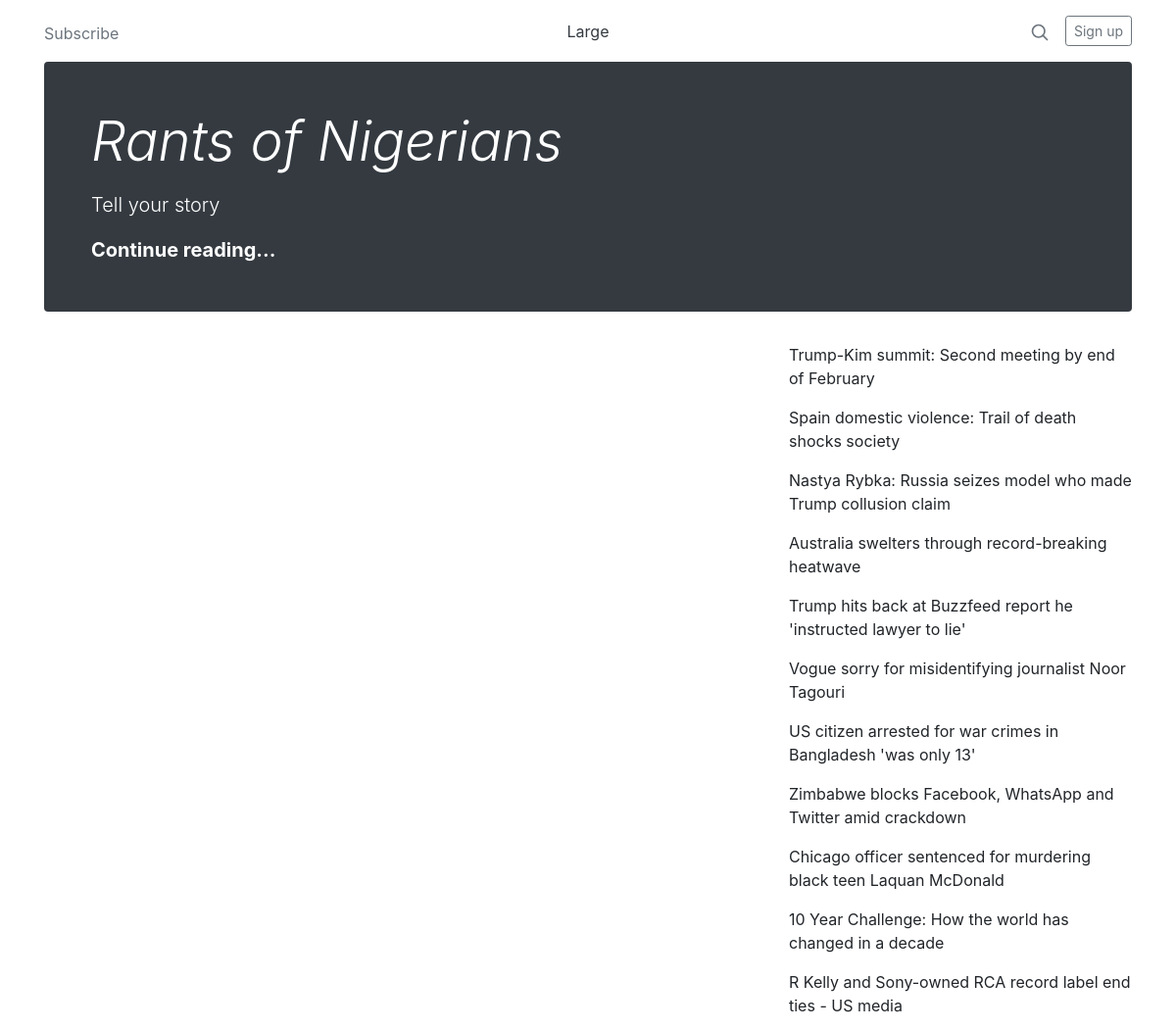
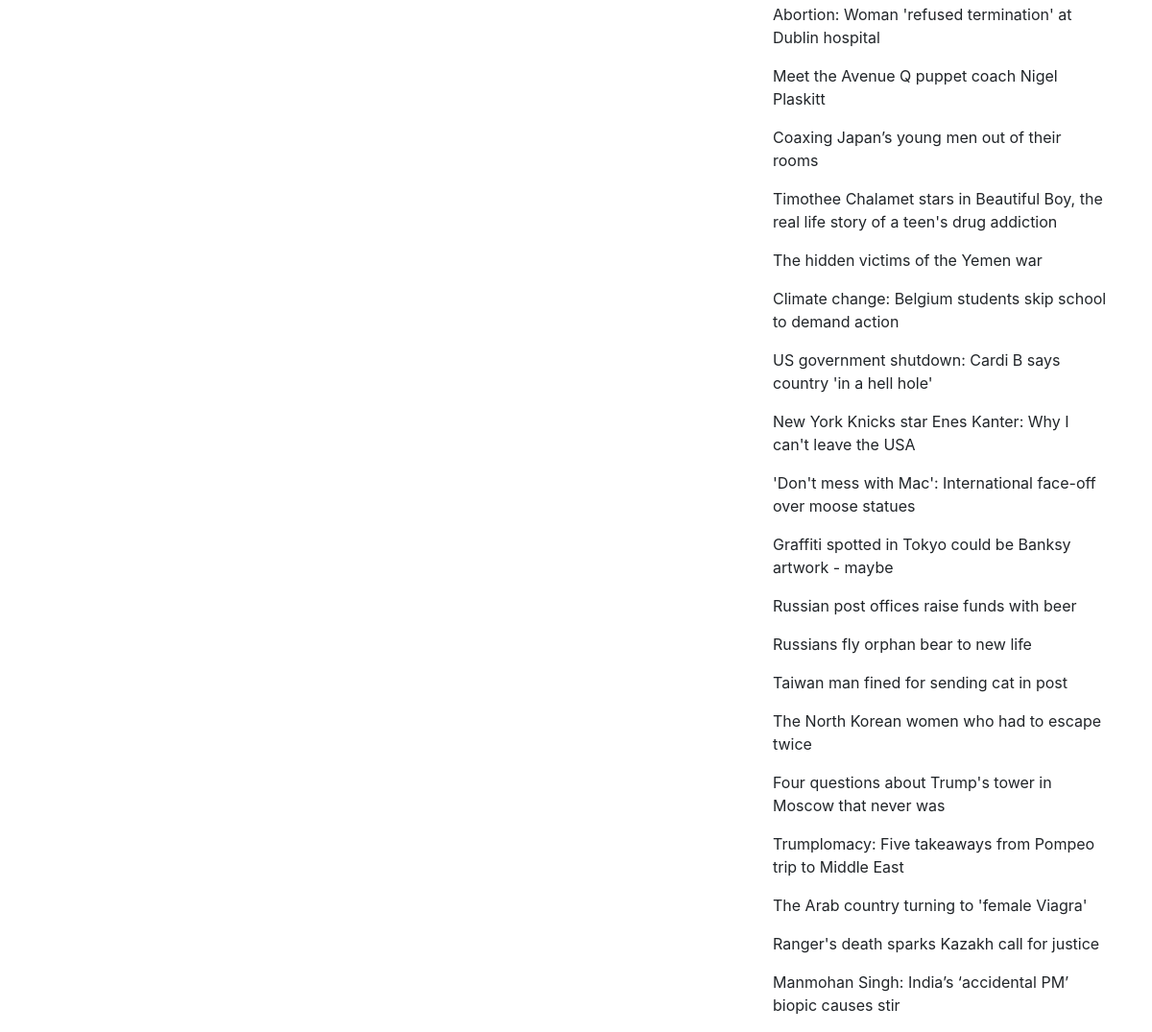
Page /feeds/ on the committed database (2 pictures, top to bottom).
### rssfeed/models.py (models this page shows, shortened)
class Article(models.Model):
    feed = models.ForeignKey(Feed,  on_delete=models.CASCADE)
    title = models.CharField( max_length=300)
    publication_date = models.DateTimeField(default=timezone.now)
    description = models.TextField()
    class Meta:
        verbose_name = ("Article")
        verbose_name_plural = ("Articles")

### rssfeed/views.py (the view)
# urls.py: path('', ArticleListView.as_view(), name='articles' ),
class ArticleListView(ListView):
    model = Article
    template_name = "rssfeed/articles_list.html"

### templates/rssfeed/articles_list.html
{% extends "home.html" %}
{% block articles %}
{% for article in object_list  %}
    <p>
      {{ article.title }}
    </p>
{% endfor %}
{% endblock articles %}

### templates/home.html (shortened to what this page needs)
{% extends "base.html" %}
{% block content %}
  <div class="container">
     <header class="blog-header py-3">
    <div class="row flex-nowrap justify-content-between align-items-center">
      <div class="col-4 pt-1">
        <a class="text-muted" href="#">Subscribe</a>
      </div>
      <div class="col-4 text-center">
        <a class="blog-header-logo text-dark" href="#">Large</a>
      </div>
      <div class="col-4 d-flex justify-content-end align-items-center">
        <a class="text-muted" href="#">
        </a>
        <a class="btn btn-sm btn-outline-secondary" href="#">Sign up</a>
      </div>
    </div>
  </header>
   <div class="jumbotron p-3 p-md-5 text-white rounded bg-dark">
    <div class="col-md-6 px-0">
      <h1 class="display-4 font-italic">Rants of Nigerians</h1>
      <p class="lead my-3">Tell your story</p>
      <p class="lead mb-0"><a href="#" class="text-white font-weight-bold">Continue reading...</a></p>
    </div>
  </div>
  <div class=row>
    <div class="col-sm-8">
    </div>
    <div class="col-sm">
      {% block articles %}
       {% endblock articles %}
    </div>
  </div>
  </div>
{% endblock content %}

### templates/base.html (shortened to what this page needs)
<!doctype html>
<html lang="en">
  <head>
    <link rel="stylesheet" href="https://stackpath.bootstrapcdn.com/bootstrap/4.2.1/css/bootstrap.min.css">
  </head>
  <body>
     {% block content %}
     {% endblock content %}
  </body>
</html>

### rows in the picture
Article: title "Trump-Kim summit: Second meeting by end of February"
Article: title "Spain domestic violence: Trail of death shocks society"
Article: title "Nastya Rybka: Russia seizes model who made Trump collusion claim"
Article: title "Australia swelters through record-breaking heatwave"
Article: title "Trump hits back at Buzzfeed report he 'instructed lawyer to lie'"
Article: title "Vogue sorry for misidentifying journalist Noor Tagouri"
Article: title "US citizen arrested for war crimes in Bangladesh 'was only 13'"
Article: title "Zimbabwe blocks Facebook, WhatsApp and Twitter amid crackdown"
Article: title "Chicago officer sentenced for murdering black teen Laquan McDonald"
Article: title "10 Year Challenge: How the world has changed in a decade"
Article: title "R Kelly and Sony-owned RCA record label end ties - US media"
Article: title "Abortion: Woman 'refused termination' at Dublin hospital"
Article: title "Meet the Avenue Q puppet coach Nigel Plaskitt"
Article: title "Coaxing Japan’s young men out of their rooms"
Article: title "Timothee Chalamet stars in Beautiful Boy, the real life story of a teen's drug addiction"
Article: title "The hidden victims of the Yemen war"
Article: title "Climate change: Belgium students skip school to demand action"
Article: title "US government shutdown: Cardi B says country 'in a hell hole'"
Article: title "New York Knicks star Enes Kanter: Why I can't leave the USA"
Article: title "'Don't mess with Mac': International face-off over moose statues"
Article: title "Graffiti spotted in Tokyo could be Banksy artwork - maybe"
Article: title "Russian post offices raise funds with beer"
Article: title "Russians fly orphan bear to new life"
Article: title "Taiwan man fined for sending cat in post"
Article: title "The North Korean women who had to escape twice"
Article: title "Four questions about Trump's tower in Moscow that never was"
Article: title "Trumplomacy: Five takeaways from Pompeo trip to Middle East"
Article: title "The Arab country turning to 'female Viagra'"
Article: title "Ranger's death sparks Kazakh call for justice"
Article: title "Manmohan Singh: India’s ‘accidental PM’ biopic causes stir"
